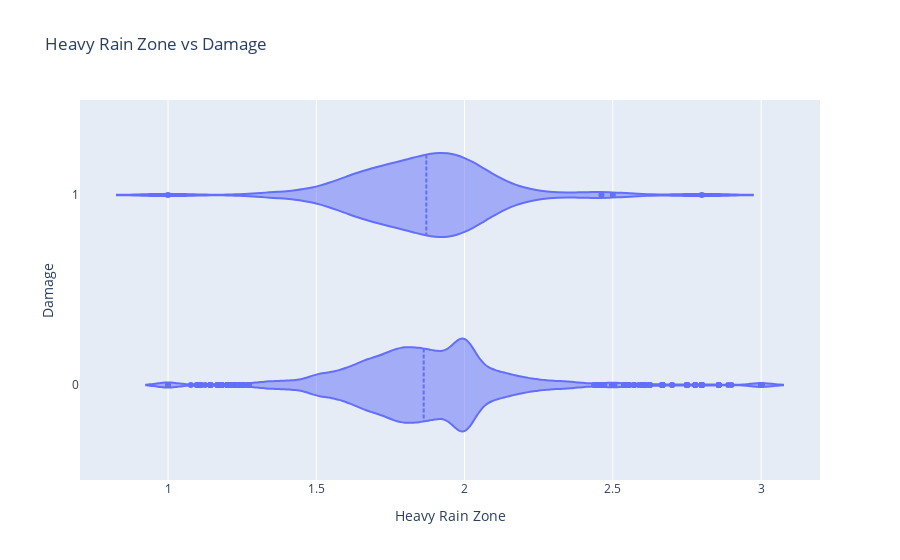

This figure's notebook cell:
### Code cell
# Violin plot
fig = px.violin(df_sub,
                x='DAMAGE_HEAVY_RAIN_ZONE',
                y='DAMAGE',
                orientation='h',
                title='Heavy Rain Zone vs Damage',
                labels={'DAMAGE':'Damage', 'DAMAGE_HEAVY_RAIN_ZONE':'Heavy Rain Zone'}
                )

# Adding the mean
fig.update_traces(meanline_visible=True)
fig.show()

### Figure 1 — Plotly figure (JSON) as saved in the notebook; plotly's stock layout.template omitted (floating-point values rounded to 4 significant figures; data arrays with more than 128 entries replaced by an {"elided": "..."} marker saying what was removed)
{"data": [{"alignmentgroup": "True", "box": {"visible": false}, "hovertemplate": "Heavy Rain Zone=%{x}<br>Damage=%{y}<extra></extra>", "legendgroup": "", "marker": {"color": "#636efa"}, "meanline": {"visible": true}, "name": "", "offsetgroup": "", "orientation": "h", "scalegroup": "True", "showlegend": false, "type": "violin", "x": {"elided": "8688 float values"}, "x0": " ", "xaxis": "x", "y": {"elided": "8688 int values"}, "y0": " ", "yaxis": "y"}], "layout": {"legend": {"tracegroupgap": 0}, "title": {"text": "Heavy Rain Zone vs Damage"}, "violinmode": "group", "xaxis": {"anchor": "y", "domain": [0, 1], "title": {"text": "Heavy Rain Zone"}}, "yaxis": {"anchor": "x", "domain": [0, 1], "title": {"text": "Damage"}}}}
